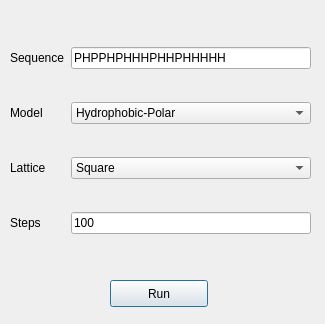
<?xml version="1.0" encoding="UTF-8"?>
<ui version="4.0">
 <class>DialogSearchSetup</class>
 <widget class="QDialog" name="DialogSearchSetup">
  <property name="geometry">
   <rect>
    <x>0</x>
    <y>0</y>
    <width>325</width>
    <height>324</height>
   </rect>
  </property>
  <property name="sizePolicy">
   <sizepolicy hsizetype="Expanding" vsizetype="Expanding">
    <horstretch>0</horstretch>
    <verstretch>0</verstretch>
   </sizepolicy>
  </property>
  <property name="windowTitle">
   <string>Lattice Monte Carlo</string>
  </property>
  <property name="modal">
   <bool>true</bool>
  </property>
  <widget class="QPushButton" name="pushButton">
   <property name="geometry">
    <rect>
     <x>110</x>
     <y>280</y>
     <width>98</width>
     <height>27</height>
    </rect>
   </property>
   <property name="text">
    <string>Run</string>
   </property>
  </widget>
  <widget class="QWidget" name="gridLayoutWidget">
   <property name="geometry">
    <rect>
     <x>10</x>
     <y>20</y>
     <width>301</width>
     <height>241</height>
    </rect>
   </property>
   <layout class="QGridLayout" name="gridLayout">
    <item row="2" column="0">
     <widget class="QLabel" name="label_2">
      <property name="text">
       <string>Model</string>
      </property>
     </widget>
    </item>
    <item row="1" column="1">
     <widget class="QLineEdit" name="lineEdit_sequence">
      <property name="inputMask">
       <string/>
      </property>
      <property name="text">
       <string>PHPPHPHHHPHHPHHHHH</string>
      </property>
     </widget>
    </item>
    <item row="1" column="0">
     <widget class="QLabel" name="label">
      <property name="text">
       <string>Sequence</string>
      </property>
     </widget>
    </item>
    <item row="3" column="0">
     <widget class="QLabel" name="label_3">
      <property name="text">
       <string>Lattice</string>
      </property>
     </widget>
    </item>
    <item row="4" column="0">
     <widget class="QLabel" name="label_4">
      <property name="text">
       <string>Steps</string>
      </property>
     </widget>
    </item>
    <item row="2" column="1">
     <widget class="QComboBox" name="comboBox_model">
      <item>
       <property name="text">
        <string>Hydrophobic-Polar</string>
       </property>
      </item>
      <item>
       <property name="text">
        <string>Miyazawa-Jernigan</string>
       </property>
      </item>
     </widget>
    </item>
    <item row="3" column="1">
     <widget class="QComboBox" name="comboBox_lattice">
      <item>
       <property name="text">
        <string>Square</string>
       </property>
      </item>
      <item>
       <property name="text">
        <string>Diamond</string>
       </property>
      </item>
      <item>
       <property name="text">
        <string>Cubic</string>
       </property>
      </item>
      <item>
       <property name="text">
        <string>BCC</string>
       </property>
      </item>
      <item>
       <property name="text">
        <string>FCC</string>
       </property>
      </item>
     </widget>
    </item>
    <item row="4" column="1">
     <widget class="QLineEdit" name="lineEdit_steps">
      <property name="text">
       <string>100</string>
      </property>
     </widget>
    </item>
   </layout>
  </widget>
 </widget>
 <resources/>
 <connections/>
</ui>
